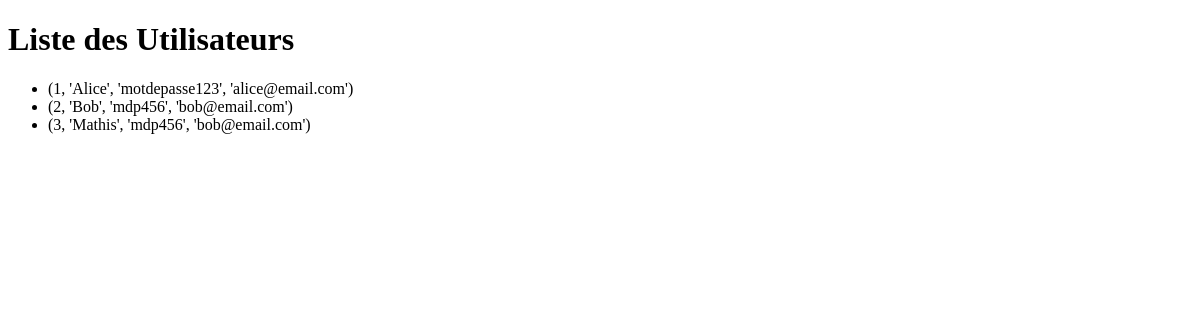
Before: / with the older database file.
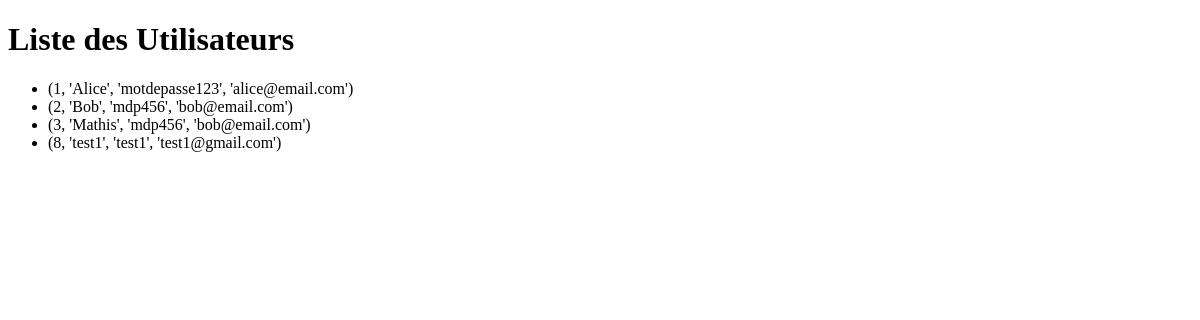
After: the same page with the newer database file.
### tables this page shows
CREATE TABLE Utilisateurs (
                id_utilisateur INTEGER PRIMARY KEY,
                nom_utilisateur TEXT NOT NULL,
                mot_de_passe TEXT NOT NULL,
                email TEXT NOT NULL
            );

### app.py (the view)
@app.route('/')
def accueil():
    conn = sqlite3.connect('ma_base_de_donnees.db')
    c = conn.cursor()
    c.execute("SELECT * FROM Utilisateurs")
    utilisateurs = c.fetchall()
    conn.close()
    return render_template('accueil.html', utilisateurs=utilisateurs)

### templates/accueil.html (shortened to what this page needs)
<!DOCTYPE html>
<html>
<head>
</head>
<body>
    <h1>Liste des Utilisateurs</h1>
    <ul>
        {% for utilisateur in utilisateurs %}
            <li>{{ utilisateur }}</li>
        {% endfor %}
    </ul>
</body>
</html>

Changed rows visible on the page:
added Utilisateurs: utilisateur "(8, 'test1', 'test1', 'test1@gmail.com')"
